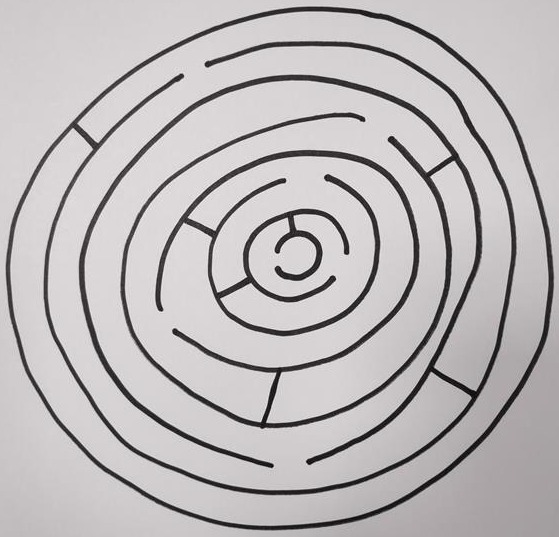
#> input picture test_3.jpg, 559 x 537 px
$ python main.py
#> lines starting #> are read from the running program, lines starting #| are printed output that depends on the picture; after the words box and inside, x2 and y2 are one past the last pixel; in counts of white or black regions, pixels touching at a corner belong together
#> the answer given: test_3.jpg
### src/python/image_processing_tools.py
import numpy as np
import cv2 as cv
from matplotlib import pyplot as plt
import csv


def load_image(image_path):
#> called with image_path = 'test_3.jpg'
    image = cv.imread(image_path)  # b,g,r
#> image is the input picture: shape (537, 559, 3); mean B, G, R 185.8, 184.7, 188.6
    if image is None:
        raise FileNotFoundError
    return image


selector = True
origin = []
target = []


# [15 lines left out: function onclick, not called in this run]


def get_origin_target(img_binarized):
    # Create a figure and a set of subplots
    fig, ax = plt.subplots()
    ax.imshow(img_binarized, cmap='gray', vmin=0, vmax=255)
    # Bind the button_press_event with the onclick() method
    fig.canvas.mpl_connect('button_press_event', onclick)
    # Display the plot
    plt.show()

    # Write the origin and the target
    global origin
    global target

    return origin, target


def binarize_image(img):
    # Convert image into grayscale
    gray = cv.cvtColor(img, cv.COLOR_BGR2GRAY)
    # Filter image
    gray = cv.GaussianBlur(gray, (3, 3), 0)
    # Binarize image
    img_binarized = cv.adaptiveThreshold(
        gray, 255, cv.ADAPTIVE_THRESH_GAUSSIAN_C, cv.THRESH_BINARY, 25, 20)  # cv.ADAPTIVE_THRESH_GAUSSIAN_C ADAPTIVE_THRESH_MEAN_C
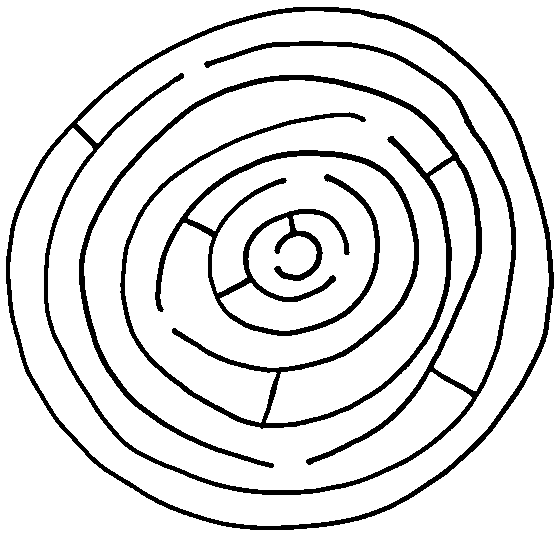
#> img_binarized: shape (537, 559); 88.2% white; 1 black region, box (x1, y1, x2, y2) and area: (6, 7, 554, 530) 35278
    # Scales, calculates absolute values, and converts the result to 8-bit.
    img_binarized = cv.convertScaleAbs(img_binarized)
    return img_binarized


# [17 lines left out: functions scale_image, image_to_mapfile, not called in this run]


# [8 lines that do not run on import are left out]

### main.py
#!/usr/bin/python3

from src.python.image_processing_tools import binarize_image, get_origin_target, image_to_mapfile, load_image
from src.python.show_result import show_result
import tkinter as tk
from tkinter import filedialog
import os


def main():
    root = tk.Tk()
    root.withdraw()
    image_path = filedialog.askopenfilename(multiple=False)
    root.destroy()

    if not image_path:
        print("No image selected!")
        return

    map_path = "map.csv"
    result_path = "result.csv"

    if os.path.exists(map_path):
        os.remove(map_path)

    image = load_image(image_path)
    img_binarized = binarize_image(image)
    origin, target = get_origin_target(img_binarized)
#> origin = []; target = []
    if not origin or not target:
        print("No origin or target given!")
        return
    image_to_mapfile(img_binarized, map_path)

    if os.path.exists(result_path):
        os.remove(result_path)

    launch_command = f"./src/c/solver {map_path} {result_path} {origin[0]} {origin[1]} {target[0]} {target[1]}"
    os.system(launch_command)

    show_result(result_path, img_binarized, origin, target)


if __name__ == "__main__":
    main()
